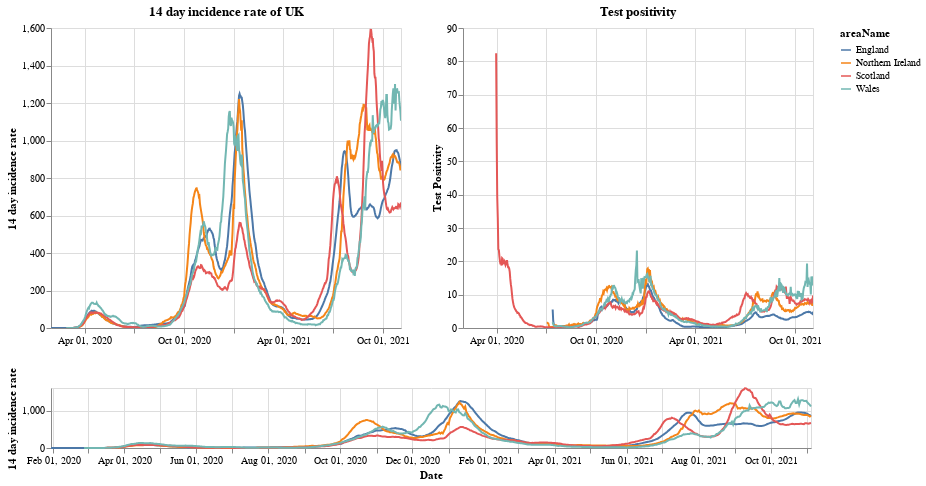

Source (notebook cell):
### Markdown cell above
# Plots

First a plot with each country in the UK. The top right shows the positivity rate for (which is the percentage of registered tests which were positive) while the top left is the 14 day incidence rate. The bottom chart can be used to select the timeframe (does not work on a mobile device).

### Code cell
#collapse
brush = alt.selection(type='interval', name='DateBrush',encodings=['x'],fields=['Time'])
leg_selection = alt.selection_multi(fields=['areaName'], bind='legend')

base = alt.Chart(uk_cases).mark_line().encode(
    x=alt.X("yearmonthdate(date):T", axis=alt.Axis(title='Date')),
    y=alt.Y("twoWeeklyCasesRate:Q", axis=alt.Axis(title='14 day incidence rate')),
    tooltip=['areaName', 'date','twoWeeklyCasesRate', 'testPositivity'],
    color='areaName',
    opacity=alt.condition(leg_selection, alt.value(2), alt.value(0.1))
).add_selection(leg_selection).properties(width=350)

upper = base.encode(alt.X('yearmonthdate(date):T', axis=alt.Axis(title=''),
                         scale=alt.Scale(domain=brush))
                   ).properties(title=f'14 day incidence rate of UK')
upper_right = upper.encode(alt.Y('testPositivity:Q', axis=alt.Axis(title='Test Positivity'))).properties(title='Test positivity')
lower = base.properties(height=60, width = 760).add_selection(brush)

(upper | upper_right) & lower

### Figure 1 — Vega-Lite specification as saved in the notebook (floating-point values rounded to 4 significant figures; data arrays with more than 128 entries replaced by an {"elided": "..."} marker saying what was removed)
{"config": {"view": {"continuousWidth": 400, "continuousHeight": 300}}, "vconcat": [{"hconcat": [{"mark": "line", "encoding": {"color": {"type": "nominal", "field": "areaName"}, "opacity": {"condition": {"value": 2, "selection": "selector001"}, "value": 0.1}, "tooltip": [{"type": "nominal", "field": "areaName"}, {"type": "temporal", "field": "date"}, {"type": "quantitative", "field": "twoWeeklyCasesRate"}, {"type": "quantitative", "field": "testPositivity"}], "x": {"type": "temporal", "axis": {"title": ""}, "field": "date", "scale": {"domain": {"selection": "DateBrush"}}, "timeUnit": "yearmonthdate"}, "y": {"type": "quantitative", "axis": {"title": "14 day incidence rate"}, "field": "twoWeeklyCasesRate"}}, "selection": {"selector001": {"type": "multi", "fields": ["areaName"], "bind": "legend"}}, "title": "14 day incidence rate of UK", "width": 350}, {"mark": "line", "encoding": {"color": {"type": "nominal", "field": "areaName"}, "opacity": {"condition": {"value": 2, "selection": "selector001"}, "value": 0.1}, "tooltip": [{"type": "nominal", "field": "areaName"}, {"type": "temporal", "field": "date"}, {"type": "quantitative", "field": "twoWeeklyCasesRate"}, {"type": "quantitative", "field": "testPositivity"}], "x": {"type": "temporal", "axis": {"title": ""}, "field": "date", "scale": {"domain": {"selection": "DateBrush"}}, "timeUnit": "yearmonthdate"}, "y": {"type": "quantitative", "axis": {"title": "Test Positivity"}, "field": "testPositivity"}}, "selection": {"selector001": {"type": "multi", "fields": ["areaName"], "bind": "legend"}}, "title": "Test positivity", "width": 350}]}, {"mark": "line", "encoding": {"color": {"type": "nominal", "field": "areaName"}, "opacity": {"condition": {"value": 2, "selection": "selector001"}, "value": 0.1}, "tooltip": [{"type": "nominal", "field": "areaName"}, {"type": "temporal", "field": "date"}, {"type": "quantitative", "field": "twoWeeklyCasesRate"}, {"type": "quantitative", "field": "testPositivity"}], "x": {"type": "temporal", "axis": {"title": "Date"}, "field": "date", "timeUnit": "yearmonthdate"}, "y": {"type": "quantitative", "axis": {"title": "14 day incidence rate"}, "field": "twoWeeklyCasesRate"}}, "height": 60, "selection": {"selector001": {"type": "multi", "fields": ["areaName"], "bind": "legend"}, "DateBrush": {"type": "interval", "encodings": ["x"], "fields": ["Time"]}}, "width": 760}], "data": {"name": "data-8e10f17b8c3ca3da33fde3ba08647f01"}, "$schema": "https://vega.github.io/schema/vega-lite/v4.8.1.json", "datasets": {"data-8e10f17b8c3ca3da33fde3ba08647f01": {"elided": "2488 records"}}}
